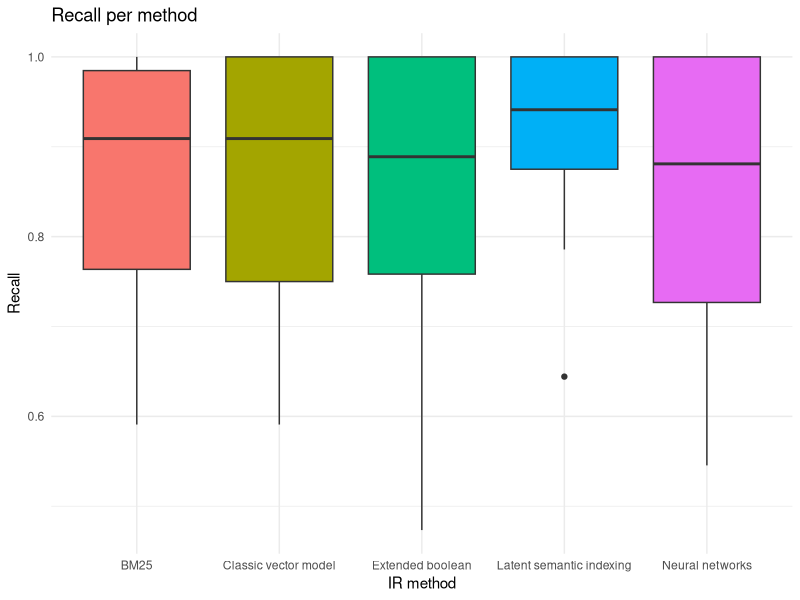

Write R code to recreate this figure.
#loading library
require("ggplot2")

# selecting the current directory
setwd("/home/user/tassiovale/spltrac/experiment/results/")

# read csv file
data <- read.csv("2017-07-31_11h53m_output.csv")

chart <- ggplot(data=data, aes(x=method, y=recall, fill=method)) +
    geom_boxplot() +
    theme_minimal() +
    ggtitle("Recall per method") +
    labs(x="IR method", y="Recall") +
    scale_fill_discrete(guide=FALSE)

ggsave("2017-07-31_11h53m_recall_chart.eps")